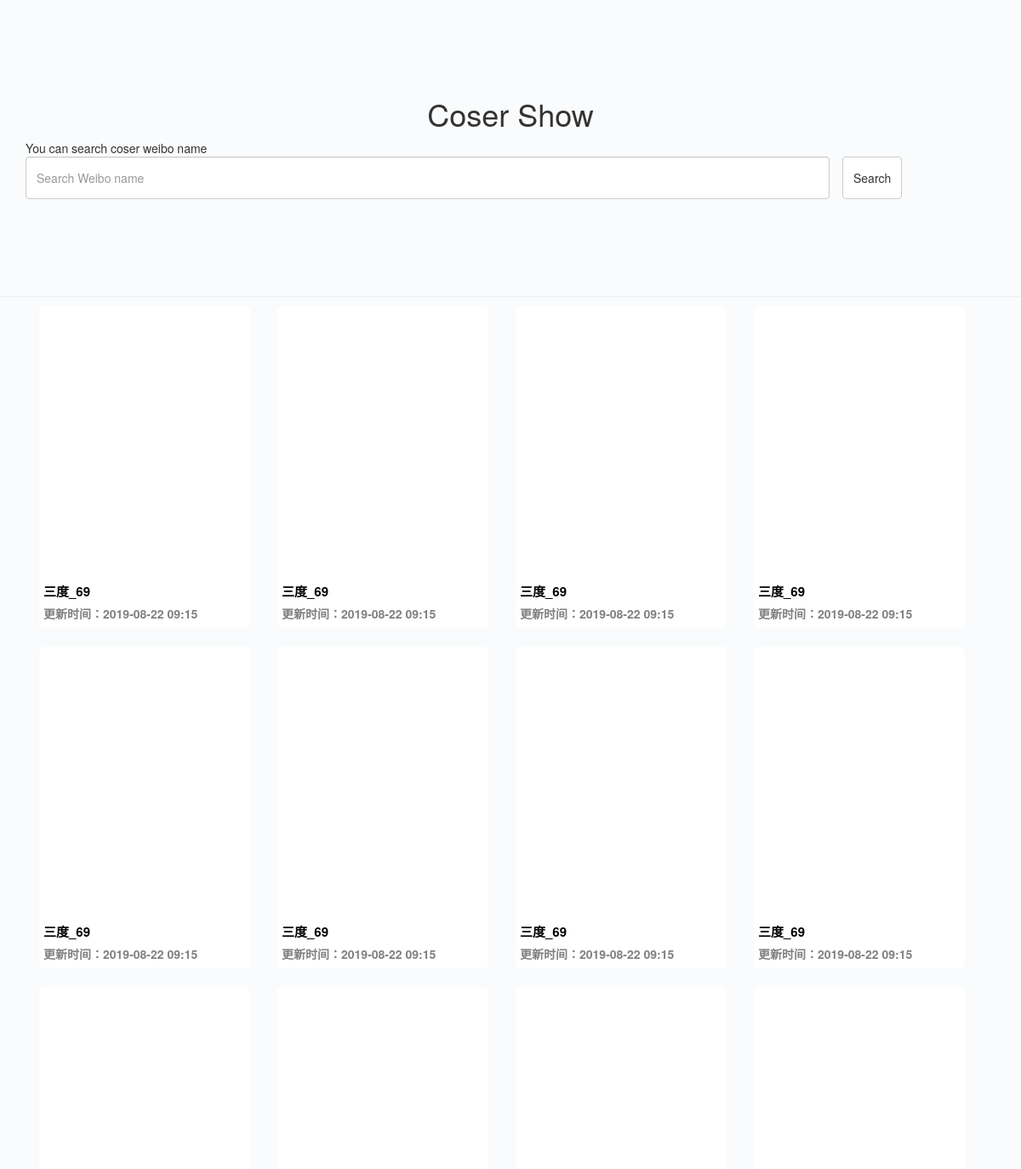
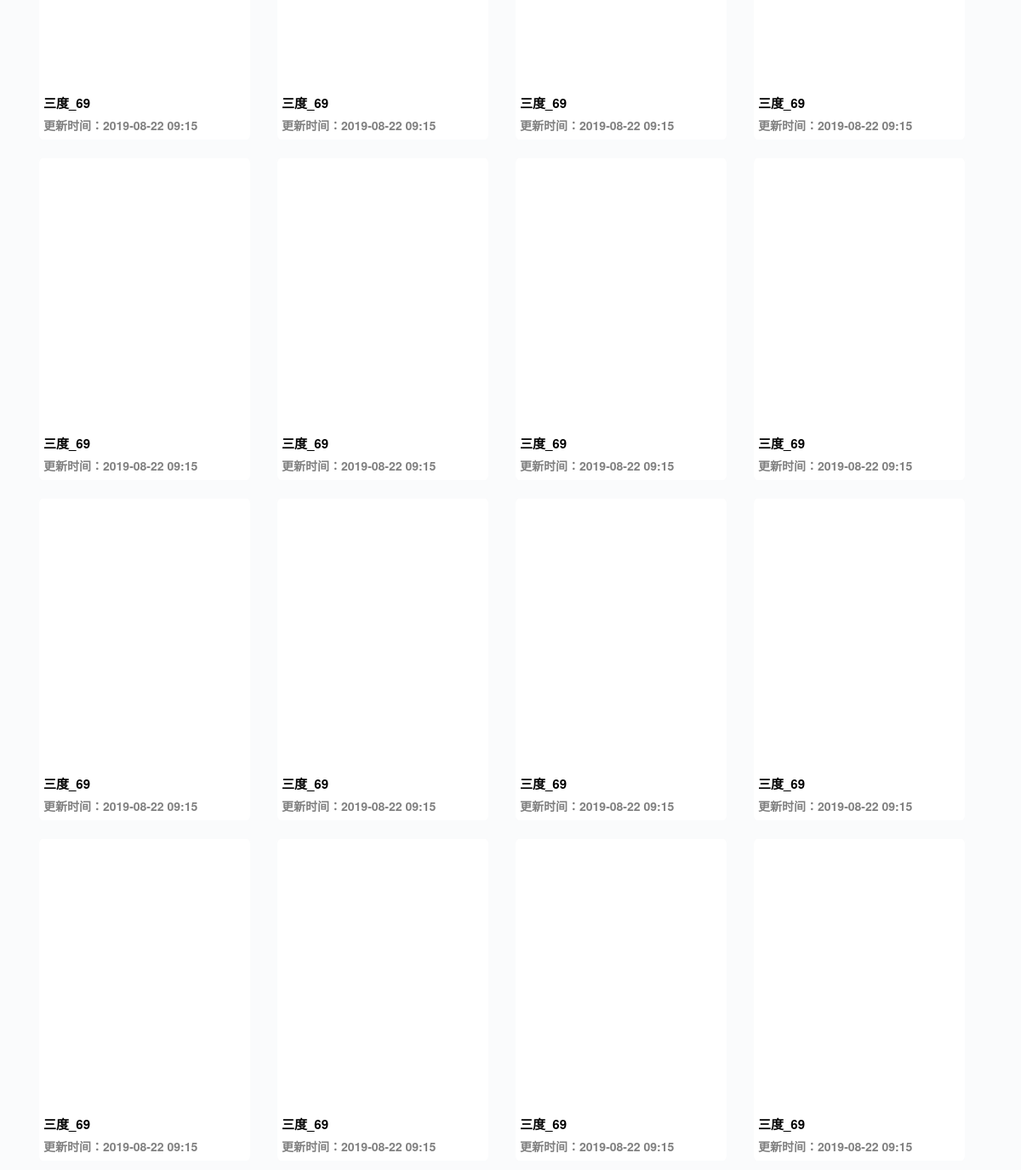
Page /coser/1005055654934057 on the committed database (2 pictures, top to bottom).
### coser/models.py (models this page shows, shortened)
class Photo(models.Model):
    uid = models.CharField(max_length=16)
    photoid = models.CharField(max_length=32)
    time = models.DateTimeField(auto_now_add=True)

class Coser(models.Model):
    name = models.CharField(max_length=32)
    uid = models.CharField(max_length=16)

### coser/views.py (the view)
# urls.py: path('coser/<str:uid>', coser),
def coser(request, uid):
    showcoser = []
    coser = Coser.objects.filter(uid=uid)[0]
    imgs = Photo.objects.filter(uid=uid).order_by('-time')
    for img in imgs:
        coserp={}
        coserp['coser'] = coser.name
        coserp['imgid'] = img.photoid
        coserp['time'] = img.time.strftime('%Y-%m-%d %H:%M')
        coserp['puid'] = coser.uid
        showcoser.append(coserp)
    return render(request, "show.html", {'coser': showcoser})

### coser/templates/show.html (shortened to what this page needs)
{% load random %}
<!DOCTYPE html>
<html lang="en">
<head>
    <link rel="stylesheet" href="https://cdn.jsdelivr.net/npm/bootstrap@3.3.7/dist/css/bootstrap.min.css">
</head>
<body style="background-color: #fafbfc">
    <div class="container">
        <div class="header">
            <div class="search">
                <h1 class="text-center">Coser Show</h1>
                <div>You can search coser weibo name</div>
                <form class="form-horizontal" action="/search" method="POST">
                    <div class="form-group">
                        <div class="col-sm-10">
                            <input type="text" name="search"" class="form-control search-input" placeholder="Search Weibo name" />
                        </div>
                        <button class="btn btn-default search-btn">Search</button>
                    </div>
                </form>
            </div>
        </div>
    </div>
    <hr style="margin:0"/>
    <div class="container">
        <div class="row clearfix">
            <div class="col-md-12 column">
                {% for c in coser %}
                <div class="img-show">
                    {% if c.uid %}
                    <div class="img-t" style="background-image: url('/static/img/{{ c.uid }}/{{ c.imgid }}.jpg')"></div>
                    {% else %}
                    <div class="img-t" onclick="openWithoutReferrer('{{ c.imgid }}')" style="background-image: url('/static/img/{{ c.puid }}/{{ c.imgid }}.jpg')"></div>
                    {% endif %}
                    <label class="img-b">{{ c.coser }}</label>
                    <br/>
                    <label class="img-c">更新时间：{{ c.time }}</label>
                </div>
                {% endfor %}
            </div>
        </div>
    </div>
</body>
</html>

### coser/templates/show.html (style rules this page uses)
.header { height: 10%; }
.search { margin-top: 10%; margin-left:auto; margin-right:auto; margin-bottom: 10%; }
.search-input { height:50px; }
.search-btn { height:50px; }
.img-show { margin: 10px 15px; padding: 5px; width:250px; height:380px; float:left; border: 1px solid #fafbfc; background-color: white; border-radius: 2%; }
.img-t { width: 240px; height: 320px; background-size: 240px auto; background-position: center center; background-repeat:no-repeat; }
.img-b { font-size: 15px; color:black; }
.img-c { font-size: 14px; color:grey; }

### rows in the picture
Coser: coser "三度_69" "三度_69" "三度_69" "三度_69" "三度_69" "三度_69" "三度_69" "三度_69" "三度_69" "三度_69" "三度_69" "三度_69" "三度_69" "三度_69" "三度_69" "三度_69" "三度_69" "三度_69" "三度_69" "三度_69" "三度_69" "三度_69" "三度_69" "三度_69"

### other values in the picture
{{ c.time }} "2019-08-22 09:15" "2019-08-22 09:15" "2019-08-22 09:15" "2019-08-22 09:15" "2019-08-22 09:15" "2019-08-22 09:15" "2019-08-22 09:15" "2019-08-22 09:15" "2019-08-22 09:15" "2019-08-22 09:15" "2019-08-22 09:15" "2019-08-22 09:15" "2019-08-22 09:15" "2019-08-22 09:15" "2019-08-22 09:15" "2019-08-22 09:15" "2019-08-22 09:15" "2019-08-22 09:15" "2019-08-22 09:15" "2019-08-22 09:15" "2019-08-22 09:15" "2019-08-22 09:15" "2019-08-22 09:15" "2019-08-22 09:15"
